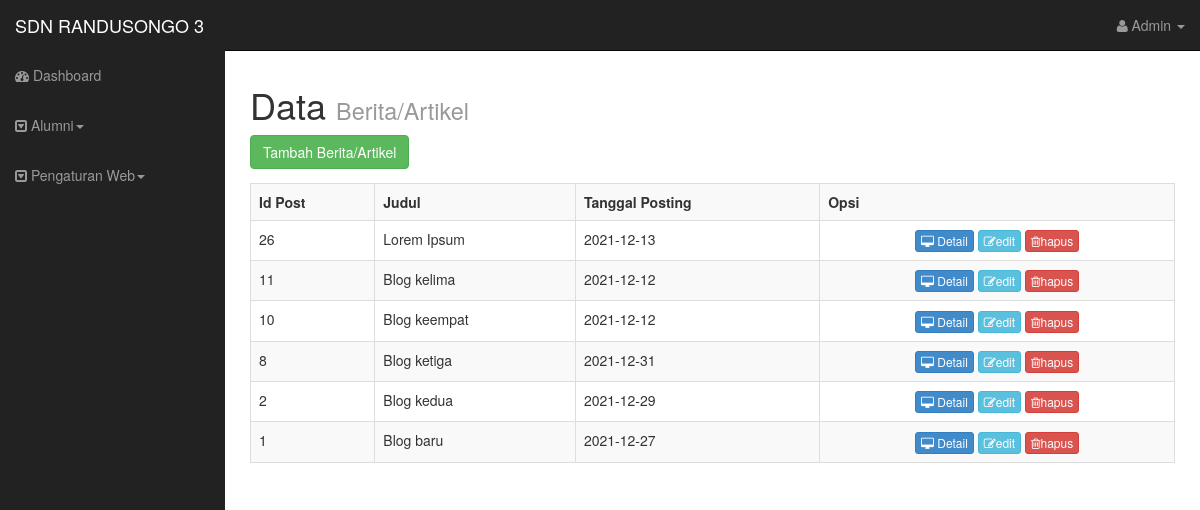
Page /admin/index.php?page=berita-artikel (signed in) on the committed database.
### tables this page shows
CREATE TABLE IF NOT EXISTS `blog_post` (
  `id_post` int(11) NOT NULL AUTO_INCREMENT,
  `title` varchar(100) NOT NULL,
  `picture_post` varchar(185) NOT NULL,
  `date_post` date NOT NULL,
  `text_post` text NOT NULL,
  PRIMARY KEY (`id_post`)
);

### models/m_posting.php (called while the page is built, shortened)
<?php
class Posting{
   private $mysqli;
   function __construct($conn) {
      $this->mysqli = $conn;
   }
   public function tampil($id = null, $num = null) {
      $db = $this->mysqli->conn;
      $sql = "SELECT * FROM blog_post";
      $sql .= " ORDER BY id_post DESC";
      $query = $db->query($sql) or die ($db->error);
      return $query;
   }
}
?>

### views/admin/berita-artikel.php (the view, shortened to what this page needs)
<?php
require_once('../models/m_posting.php');
$posting = new Posting($connection);
if(isset($_GET['state']) && $_GET['state'] == 'tambah') { ?>
   <form action="#" method="POST" enctype="multipart/form-data">
      <div class="form-group">
         <label for="title_post">Judul</label>
         <input type="text" name="title_post" id="title_post" class="form-control" placeholder="Masukkan Judul Berita/Artikel" maxlength="100" required>
      </div>
      <div class="form-group">
         <label for="date_post">Tanggal Post</label>
         <input type="date" name="date_post" id="date_post" class="form-control" required>
      </div>
      <div class="form-group">
         <label for="text_summernote">Konten Post</label>
         <textarea name="text_post" id="text_summernote" class="form-control" rows="5" required></textarea>
      </div>
      <div class="form-group">
         <label for="picture_post">Gambar Sampul</label>
         <input type="file" name="picture_post" id="picture_post" required>
         <p class="help-block">▪️ Tipe yang diizinkan .jpg/.jpeg/.png/</p>
         <p class="help-block">▪️ Maksimal ukuran 2MB</p>
      </div>
      <button type="submit" name="simpan-berita" class="btn btn-primary">Simpan</button>
   </form>
   <?php
      if(isset($_POST['simpan-berita'])) {
         $title = $_POST['title_post'];
         $date = $_POST['date_post'];
         $text = htmlspecialchars(addslashes($_POST['text_post']));
         $picture = $_FILES['picture_post'];
         $uploadOk = 1;
         $imageFileType = strtolower(pathinfo(basename($picture['name']), PATHINFO_EXTENSION));
         $pict_filename = 'foto_konten_'.date('YmdHis').'.'.$imageFileType;
         $check = getimagesize($picture['tmp_name']);
         $msg = '';
         if($check !== false) {
            $uploadOk = 1;
         } else {
            $msg = 'error check';
            $uploadOk = 0;
         }
         if($picture['size'] > 2000000) {
            $msg = 'error size';
            $uploadOk = 0;
         }
         if($imageFileType != 'jpg' && $imageFileType != 'png' && $imageFileType != 'jpeg') {
            $msg = 'error extension';
            $uploadOk = 0;
         }
         if($uploadOk == 0) {
            echo $msg;
         } else {
            if(move_uploaded_file($picture['tmp_name'], '../images/image_contents/'.$pict_filename)) {
               $posting->tambah($title, $pict_filename, $date, $text);
               header('location: ?page=berita-artikel');
            } else {
               echo "error upload image file";
            }
         }
      }
   ?>
<?php } else {?>
   <h1>Data <small>Berita/Artikel</small></h1>
   <div class="row">
      <div class="col-lg-12 margin-bottom-md">
         <a href="?page=berita-artikel&state=tambah" class="btn btn-success">Tambah Berita/Artikel</a>
      </div>
      <div class=" col-lg-12">
         <div class="table-responsive">
            <table class="table table-bordered table-hover table-striped">
            <tr>
               <th>Id Post </th>
               <th>Judul</th>
               <th>Tanggal Posting</th>
               <th>Opsi</th>
            </tr>
            <?php
            $tampil = $posting->tampil();
            while($data = $tampil->fetch_object()) { ?>
            <tr>
               <td><?= $data->id_post ?></td>
               <td><?= $data->title ?></td>
               <td><?= $data->date_post ?></td>
               <td align="center">
                  <a href="../?page=home&id_post=<?= $data->id_post ?>" target="_blank" class="btn btn-primary btn-xs"><i class="fa fa-desktop"></i> Detail</a>
                  <a class="btn btn-info btn-xs" href="?page=berita-artikel&state=ubah&id_post=<?= $data->id_post ?>"><i class="fa fa-edit"></i>edit</a>
                  <button class="btn btn-danger btn-xs" onclick="deleteData('<?= htmlspecialchars($data->id_post) ?>')"><i class="fa fa-trash-o"></i>hapus</button>
               </td>
            </tr>
            <?php } ?>
            </table>
         </div>
      </div>
   </div>
<?php } ?>

### assets/css/sb-admin.css (style rules this page uses)
body { margin: 0; padding: 0; }
* { box-sizing: border-box; }
.margin-bottom-md { margin-bottom: 1em; }

### rows in the picture
blog_post: id_post "26", title "Lorem Ipsum", date_post "2021-12-13"
blog_post: id_post "11", title "Blog kelima", date_post "2021-12-12"
blog_post: id_post "10", title "Blog keempat", date_post "2021-12-12"
blog_post: id_post "8", title "Blog ketiga", date_post "2021-12-31"
blog_post: id_post "2", title "Blog kedua", date_post "2021-12-29"
blog_post: id_post "1", title "Blog baru", date_post "2021-12-27"
